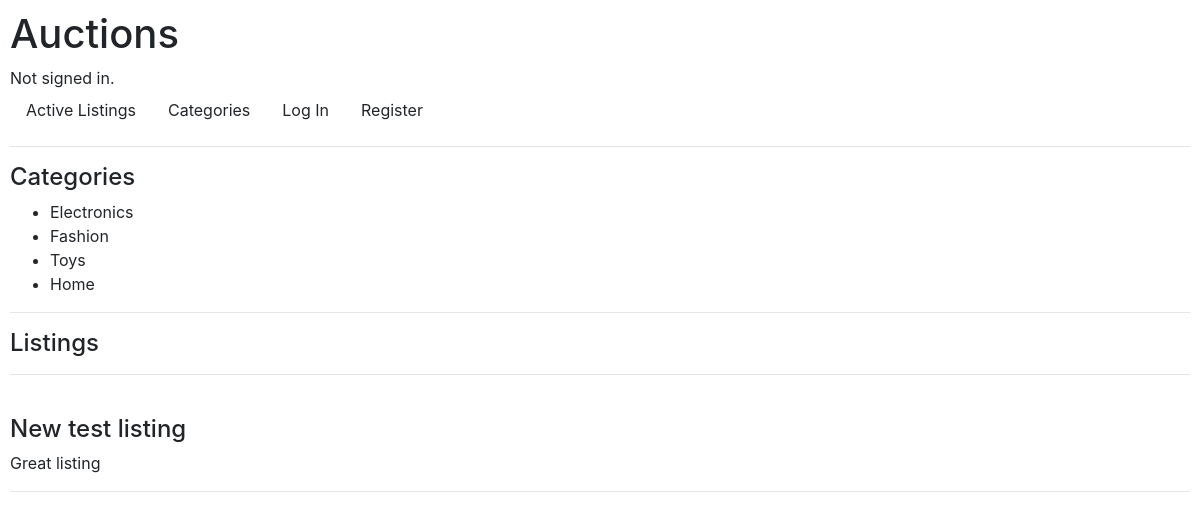
The app's page /categories?category=Electronics, older data.
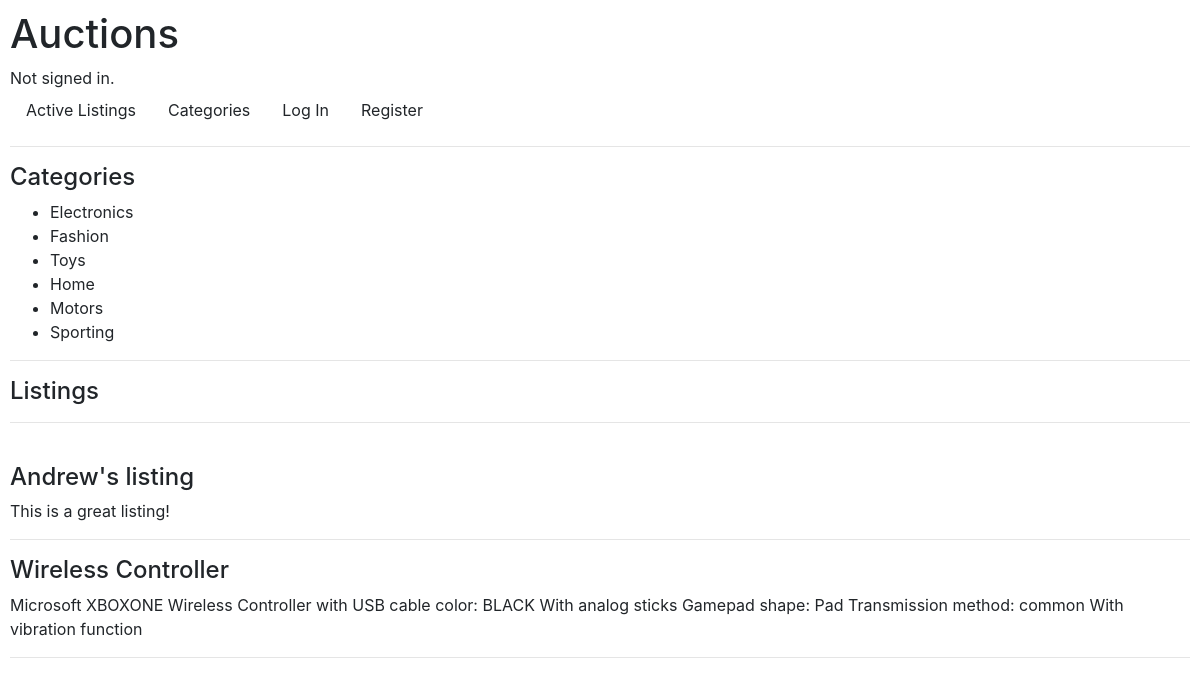
The same page, newer data.
### auctions/models.py (models this page shows, shortened)
class Category(models.Model):
    category = models.CharField(max_length=50)
    def __str__(self):
        return f"{self.category}"

class Listing(models.Model):
    user = models.ForeignKey(User, on_delete=models.CASCADE)
    active = models.BooleanField(default=True)
    title = models.CharField(max_length=50)
    description = models.TextField()
    start_bid = models.DecimalField(max_digits=10, decimal_places=2)
    image = models.URLField(blank=True)
    category = models.ForeignKey(
        Category, on_delete=CASCADE, blank=True, related_name="listings"
    )
    winner = models.ForeignKey(
        User, on_delete=CASCADE, related_name="listings_won", blank=True, null=True
    )

### auctions/views.py (the view)
# urls.py: path("categories", views.categories, name="categories"),
def categories(request):
    categories = Category.objects.all()
    listings = None
    if "category" in request.GET:
        search = request.GET["category"]
        listings = Category.objects.filter(category__iexact=search)[0].listings.all()
    return render(
        request,
        "auctions/categories.html",
        {
            "categories": categories,
            "listings": listings,
        },
    )

### auctions/templates/auctions/categories.html
{% extends "auctions/layout.html" %}
{% block body %}
<h4>Categories</h4>
<ul>
    {% for category in categories %}
    <a href="{% url 'categories' %}?category={{ category }}">
        <li>{{ category }}</li>
    </a>
    {% endfor %}
</ul>
<hr />
{% if listings %}
<h4>Listings</h4>
<hr />
<br />
{% for listing in listings %} {% if listing.active %}
<a href="{% url 'listing' listing.id %}">
    <div class="listing-index-info">
        <h4>{{ listing.title }}</h4>
        <p>{{ listing.description }}</p>
    </div>
</a>
<hr />
{% endif %} {% endfor %} {% endif %}
{% endblock %}

Row changes from the older to the newer data that the page shows:
no longer on this page (row edited): Listing: title "New test listing", description "Great listing"
added Category: category "Motors"
added Category: category "Sporting"
now on this page (row edited): Listing: title "Andrew's listing", description "This is a great listing!"
added Listing: title "Wireless Controller", description "Microsoft XBOXONE Wireless Controller with USB cable color: BLACK With analog sticks Gamepad shape: Pad Transmission method: common With vibration function"
